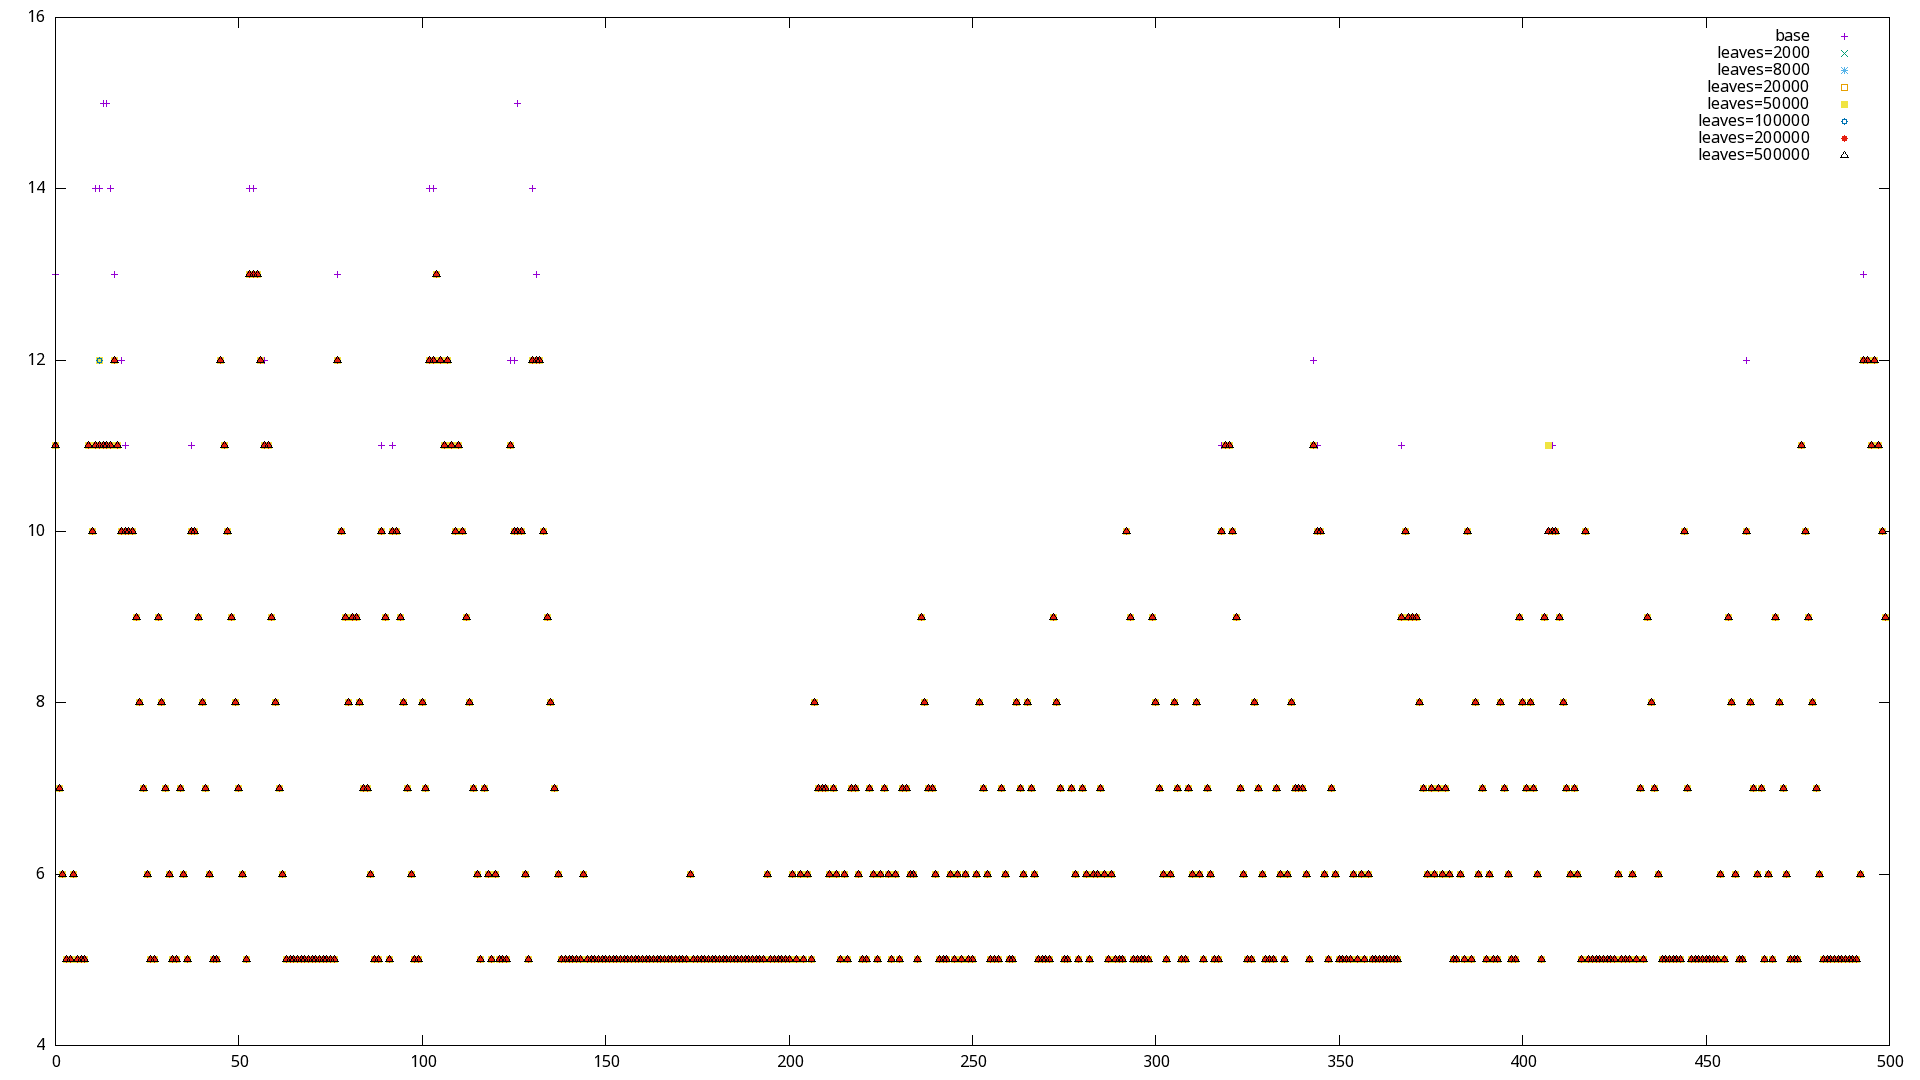

Recreate this plot in gnuplot.
set terminal png size 1920,1080
set output '01_enemies.png'
plot '01_enemies_base.dat' title 'base', '01_enemies_2000.dat' title 'leaves=2000', '01_enemies_8000.dat' title 'leaves=8000', '01_enemies_20000.dat' title 'leaves=20000', '01_enemies_50000.dat' title 'leaves=50000', '01_enemies_100000.dat' title 'leaves=100000', '01_enemies_200000.dat' title 'leaves=200000', '01_enemies_500000.dat' title 'leaves=500000'